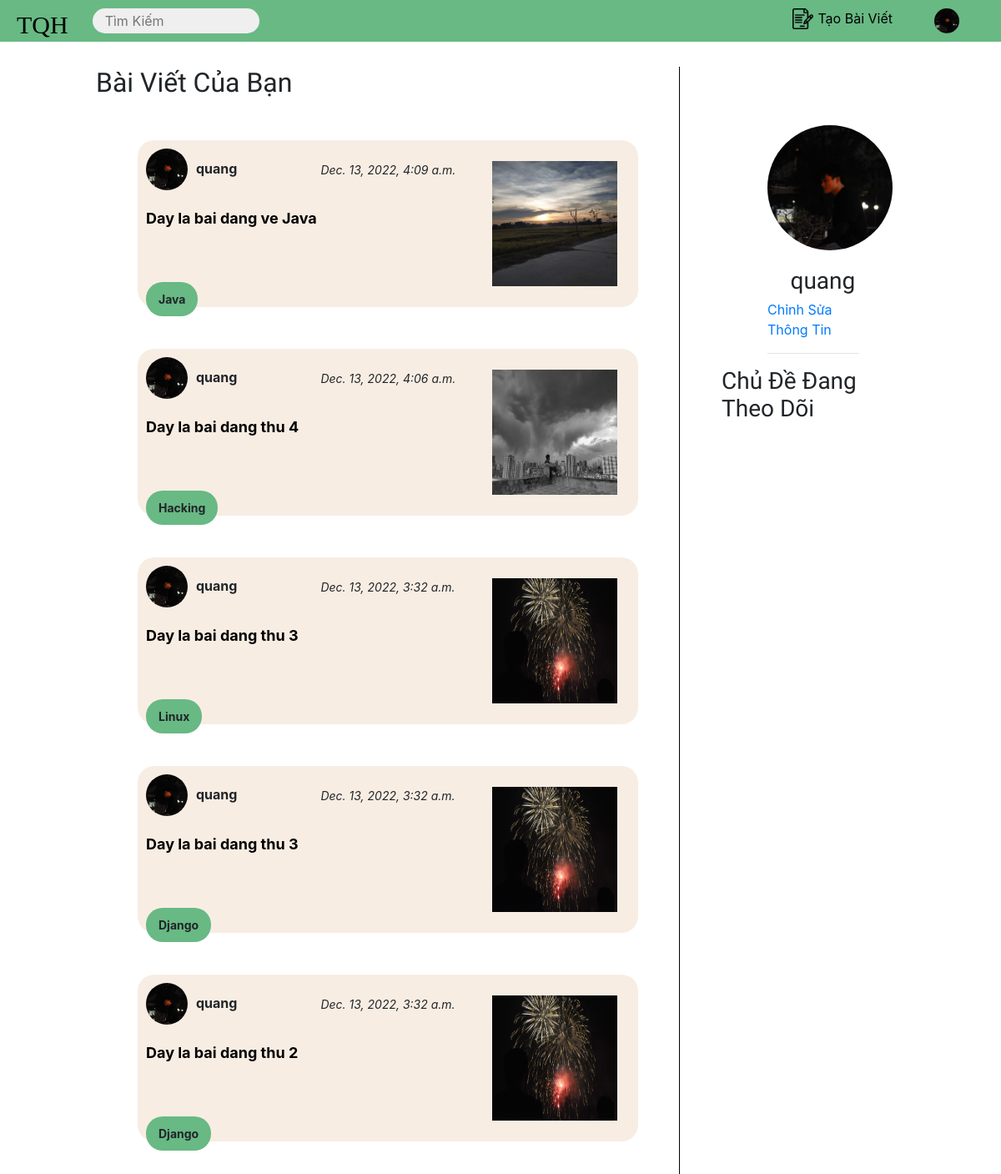
Screenshot of /account/ (signed in) with the database file from the repository.
### account/models.py (models this page shows, shortened)
class Profile(models.Model):
    user = models.OneToOneField(settings.AUTH_USER_MODEL, on_delete=models.CASCADE)
    date_of_birth = models.DateField(blank=True, null=True)
    photo = models.ImageField(upload_to='users/%Y/%m/%d/', blank=True)
    tags = models.ManyToManyField(Tag)
    bookmark = models.ManyToManyField(Post)

### article/models.py (models this page shows, shortened)
class Post(models.Model):
    STATUS_CHOICES = (
        ('draft', 'Draft'),
        ('published', 'Published'),
    )
    author = models.ForeignKey(User, on_delete=models.CASCADE, related_name='posts')
    title = models.CharField(max_length=100, default=None)
    thumbnail = models.ImageField(blank=True, null=True, default=None, upload_to='images/%Y/%m/%d/')
    content = RichTextField(default=None, null=True)
    publish = models.DateTimeField(default=timezone.now)
    created = models.DateTimeField(auto_now_add=True)
    updated = models.DateTimeField(auto_now=True)
    tag = models.ForeignKey(Tag, default=None, null=True, on_delete=models.CASCADE, blank=True)
    likes = models.ManyToManyField(User)
    class Meta:
        ordering = ('-publish',)

class Tag(models.Model):
    name = models.CharField(max_length=50)
    def __str__(self):
        return self.name

### account/views.py (the view)
# urls.py: path('', views.dashboard, name='dashboard'),
@login_required
def dashboard(request):
    actions = Action.objects.exclude(user=request.user)
    posts = Post.objects.filter(author=request.user.id)
    tags = request.user.profile.tags.all()
    following_ids = request.user.following.values_list('id',
                                                       flat=True)
    if following_ids:
        actions = actions.filter(user_id__in=following_ids)
    actions = actions.select_related('user', 'user__profile')\
                     .prefetch_related('target')[:10]
    return render(request,
                  'account/dashboard.html',
                  {'section': 'dashboard',
                   'actions': actions,
                   'posts':posts,
                   'tags':tags})

### templates/account/dashboard.html (shortened to what this page needs)
{% extends "base.html" %}
{% block content %}
<div class="container">
  <div class="content">
    <h2>Bài Viết Của Bạn</h2>
    {% for post in posts %}
      <div class="list-posts">
        <div class="post-left">
            <div class="post-user">
                <img src="{{ user.profile.photo.url }}" alt="">
                <p>{{ post.author.username }}</p>
                <i>{{ post.created }}</i>
            </div>
            <div class="post-content">
                <a href="{% url 'article:post_detail' post.id %}">{{ post.title }}</a>
            </div>
            <div class="post-tool">
                <div class="post-tool-tag">
                    {{ post.tag }}
                </div>
            </div>
        </div>
        <div class="post-right">
            <img src="{{ post.thumbnail.url }}" alt="">
        </div>
      </div>
    {% endfor %}
  </div>
  <div class="support">
    <div class="profile">
      <img src="{{ user.profile.photo.url }}" alt="">
      <h3>{{ user.username }}</h3>
      <a href="{% url 'edit' %}">Chỉnh Sửa Thông Tin</a>
      <hr>
    </div>
    <div class="random_tag">
      <h3>Chủ Đề Đang Theo Dõi</h3>
  </div>
  </div>
</div>
{% endblock %}

### templates/base.html (shortened to what this page needs)
{% load static %}
<!DOCTYPE html>
<html>
<head>
  <link href="{% static "css/base.css" %}" rel="stylesheet">
  <link rel="stylesheet" href="https://cdn.jsdelivr.net/npm/bootstrap@4.3.1/dist/css/bootstrap.min.css">
  <link rel="stylesheet"href="https://cdnjs.cloudflare.com/ajax/libs/font-awesome/4.7.0/css/font-awesome.min.css">
</head>
<body>
  <header>
    <div class="logo">
      <a href="{% url 'article:home' %}">TQH</a>
    </div>
    <div class="search">
      <form action="#">
          <input type="text"
              placeholder=" Tìm Kiếm"
              name="search">
      </form>
    </div>
    {% if user.is_authenticated %}
    <div class="dropdown">
      <img src="{{user.profile.photo.url}}" alt="">
    </div>
    <div class="create_post">
      <img src="/media/icon/contract.png" alt="">
      <a href="{% url 'article:create' %}">Tạo Bài Viết</a>
    </div>
    {% endif %}
  </header>
  <div id="content">
    {% block content %}
    {% endblock %}
  </div>
</body>
</html>

### account/static/css/base.css (style rules this page uses)
body { margin:0; padding:0; font-family:helvetica, sans-serif; }
p { line-height: 1.8; }
a { color:#12c064; text-decoration:none; }
h1, h2, h3, h4, h5 , h6 { font-family: 'Muli', sans-serif; font-weight:normal; }
h2 { margin:30px 0 20px; }
#content { padding:30px 100px; }
form { overflow:auto; }
input, textarea { clear:both; float:left; margin:0 0 10px; background:#efefef; border:0; padding:6px 10px; font-size:14px; }
.container { display: flex; }
.content { width: 700px; border-right: 1px solid #000; }
.list-posts { width: 600px; height: 200px; background-color: #F8EDE3; margin: 50px; border-radius: 20px; display: flex; }
.post-left { width: 400px; }
.post-user { display: flex; height: 70px; }
.post-user img { width: 50px; height: 50px; border-radius: 50px; margin: 10px; }
.post-user p { padding-top: 20px; font-weight: bold; }
.post-user i { padding-top: 25px; font-size: 14px; padding-left: 100px; }
.post-right { width: 200px; height: 200px; }
.post-right img { width: 150px; height: 150px; margin: 25px; }
.post-content { margin: 10px; height: 80px; }
.post-content a { font-size: 18px; color: #000; font-weight: bold; }
.post-tool { margin: 10px; display: flex; }
.post-tool-tag { display: inline-flex; padding: 10px 15px; background-color: #68B984; font-size: 14px; border-radius: 20px; font-weight: bold; margin-right: 20px; margin-bottom: 20px; }
header { height: 50px; width: 100%; background-color: #68B984; }
.logo { font-size: 30px; font-family: fantasy; padding-left: 20px; display: inline-flex; margin-right: 20px; align-items: flex-end; }
.logo a { color: #000; }
.search input[type=text] { width:200px; height:30px; border-radius:25px; border: none; }
.search { padding-top: 5px; margin:5px; display: inline-flex; }
.dropdown { display: inline-flex; justify-content: center; float:right; margin: 10px 50px 10px 0px; position: relative; }
.dropdown img { width: 30px; height: 30px; border-radius: 30px; }
.create_post { display: inline-flex; justify-content: center; float:right; margin: 10px 50px 10px 0px; }
.create_post a { padding-left: 5px; color: #000; }
.create_post img { width: 25px; height: 25 px; }
.support { width: 500px; margin: 70px 0px 0px 50px; }
.support .profile { display: block; margin: auto; width: 50%; }
.support .profile h3 { margin: auto; width: 50%; padding: 20px 0px 5px 0px; }
.support .profile img { width: 150px; height: 150px; border-radius: 150px; display: block; }

### rows the page displays
Post: profile.photo (picture), author.username "quang", created "Dec. 13, 2022, 4:09 a.m.", title "Day la bai dang ve Java", tag "Java", thumbnail (picture)
Post: profile.photo (picture), author.username "quang", created "Dec. 13, 2022, 4:06 a.m.", title "Day la bai dang thu 4", tag "Hacking", thumbnail (picture)
Post: profile.photo (picture), author.username "quang", created "Dec. 13, 2022, 3:32 a.m.", title "Day la bai dang thu 3", tag "Linux", thumbnail (picture)
Post: profile.photo (picture), author.username "quang", created "Dec. 13, 2022, 3:32 a.m.", title "Day la bai dang thu 3", tag "Django", thumbnail (picture)
Post: profile.photo (picture), author.username "quang", created "Dec. 13, 2022, 3:32 a.m.", title "Day la bai dang thu 2", tag "Django", thumbnail (picture)

### other values shown
{{ user.username }} "quang"
